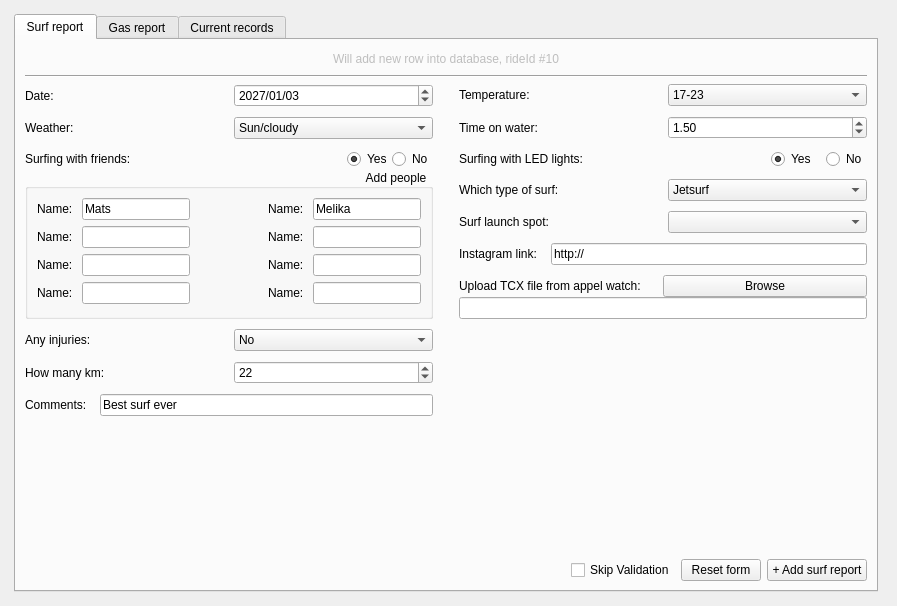
<?xml version="1.0" encoding="UTF-8"?>
<ui version="4.0">
 <class>MainWindow</class>
 <widget class="QMainWindow" name="MainWindow">
  <property name="geometry">
   <rect>
    <x>0</x>
    <y>0</y>
    <width>897</width>
    <height>606</height>
   </rect>
  </property>
  <property name="sizePolicy">
   <sizepolicy hsizetype="Expanding" vsizetype="Expanding">
    <horstretch>0</horstretch>
    <verstretch>0</verstretch>
   </sizepolicy>
  </property>
  <property name="windowTitle">
   <string>Surf report</string>
  </property>
  <widget class="QWidget" name="centralwidget">
   <property name="sizePolicy">
    <sizepolicy hsizetype="Expanding" vsizetype="Expanding">
     <horstretch>0</horstretch>
     <verstretch>0</verstretch>
    </sizepolicy>
   </property>
   <property name="maximumSize">
    <size>
     <width>1000</width>
     <height>800</height>
    </size>
   </property>
   <layout class="QVBoxLayout" name="verticalLayout_2">
    <item>
     <layout class="QVBoxLayout" name="verticalLayout" stretch="0">
      <property name="spacing">
       <number>5</number>
      </property>
      <property name="sizeConstraint">
       <enum>QLayout::SetDefaultConstraint</enum>
      </property>
      <property name="leftMargin">
       <number>5</number>
      </property>
      <property name="topMargin">
       <number>5</number>
      </property>
      <property name="rightMargin">
       <number>10</number>
      </property>
      <property name="bottomMargin">
       <number>5</number>
      </property>
      <item>
       <widget class="QTabWidget" name="tabMain">
        <property name="currentIndex">
         <number>0</number>
        </property>
        <widget class="QWidget" name="tabSurfReport">
         <property name="sizePolicy">
          <sizepolicy hsizetype="Expanding" vsizetype="Expanding">
           <horstretch>0</horstretch>
           <verstretch>0</verstretch>
          </sizepolicy>
         </property>
         <attribute name="title">
          <string>Surf report</string>
         </attribute>
         <layout class="QVBoxLayout" name="verticalLayout_10">
          <item>
           <layout class="QVBoxLayout" name="verticalLayout_6">
            <item>
             <layout class="QHBoxLayout" name="horizontalLayout_21">
              <item>
               <spacer name="horizontalSpacer_10">
                <property name="orientation">
                 <enum>Qt::Horizontal</enum>
                </property>
                <property name="sizeHint" stdset="0">
                 <size>
                  <width>40</width>
                  <height>20</height>
                 </size>
                </property>
               </spacer>
              </item>
              <item>
               <widget class="QLabel" name="labHeader">
                <property name="enabled">
                 <bool>false</bool>
                </property>
                <property name="text">
                 <string>Will add new row into database, rideId #10</string>
                </property>
               </widget>
              </item>
              <item>
               <spacer name="horizontalSpacer_11">
                <property name="orientation">
                 <enum>Qt::Horizontal</enum>
                </property>
                <property name="sizeHint" stdset="0">
                 <size>
                  <width>40</width>
                  <height>20</height>
                 </size>
                </property>
               </spacer>
              </item>
             </layout>
            </item>
            <item>
             <widget class="Line" name="line">
              <property name="orientation">
               <enum>Qt::Horizontal</enum>
              </property>
             </widget>
            </item>
            <item>
             <layout class="QHBoxLayout" name="horizontalLayout_4">
              <item>
               <layout class="QVBoxLayout" name="verticalLayout_3">
                <property name="spacing">
                 <number>10</number>
                </property>
                <item>
                 <layout class="QHBoxLayout" name="horizontalLayout_3">
                  <item>
                   <widget class="QLabel" name="label_2">
                    <property name="text">
                     <string>Date: </string>
                    </property>
                   </widget>
                  </item>
                  <item>
                   <widget class="QDateEdit" name="dateSurfRide">
                    <property name="dateTime">
                     <datetime>
                      <hour>0</hour>
                      <minute>0</minute>
                      <second>0</second>
                      <year>2027</year>
                      <month>1</month>
                      <day>3</day>
                     </datetime>
                    </property>
                    <property name="displayFormat">
                     <string>yyyy/MM/dd</string>
                    </property>
                   </widget>
                  </item>
                 </layout>
                </item>
                <item>
                 <layout class="QHBoxLayout" name="horizontalLayout_2">
                  <item>
                   <widget class="QLabel" name="label">
                    <property name="text">
                     <string>Weather: </string>
                    </property>
                   </widget>
                  </item>
                  <item>
                   <widget class="QComboBox" name="cmbWeather">
                    <item>
                     <property name="text">
                      <string>Sun/cloudy</string>
                     </property>
                    </item>
                    <item>
                     <property name="text">
                      <string/>
                     </property>
                    </item>
                    <item>
                     <property name="text">
                      <string>Sun</string>
                     </property>
                    </item>
                    <item>
                     <property name="text">
                      <string>Cloudy</string>
                     </property>
                    </item>
                    <item>
                     <property name="text">
                      <string>Rain</string>
                     </property>
                    </item>
                    <item>
                     <property name="text">
                      <string>Dark</string>
                     </property>
                    </item>
                   </widget>
                  </item>
                 </layout>
                </item>
                <item>
                 <layout class="QVBoxLayout" name="verticalLayout_8">
                  <property name="spacing">
                   <number>0</number>
                  </property>
                  <item>
                   <layout class="QHBoxLayout" name="horizontalLayout_10">
                    <item>
                     <widget class="QLabel" name="label_8">
                      <property name="text">
                       <string>Surfing with friends: </string>
                      </property>
                     </widget>
                    </item>
                    <item>
                     <spacer name="horizontalSpacer_6">
                      <property name="orientation">
                       <enum>Qt::Horizontal</enum>
                      </property>
                      <property name="sizeHint" stdset="0">
                       <size>
                        <width>40</width>
                        <height>20</height>
                       </size>
                      </property>
                     </spacer>
                    </item>
                    <item>
                     <widget class="QRadioButton" name="rad2Friends">
                      <property name="text">
                       <string>Yes</string>
                      </property>
                      <property name="checked">
                       <bool>true</bool>
                      </property>
                      <attribute name="buttonGroup">
                       <string notr="true">buttonGroup_2</string>
                      </attribute>
                     </widget>
                    </item>
                    <item>
                     <widget class="QRadioButton" name="rad1Friends">
                      <property name="text">
                       <string>No</string>
                      </property>
                      <attribute name="buttonGroup">
                       <string notr="true">buttonGroup_2</string>
                      </attribute>
                     </widget>
                    </item>
                   </layout>
                  </item>
                  <item>
                   <widget class="QGroupBox" name="gboxAddPeople">
                    <property name="enabled">
                     <bool>true</bool>
                    </property>
                    <property name="sizePolicy">
                     <sizepolicy hsizetype="Preferred" vsizetype="Fixed">
                      <horstretch>0</horstretch>
                      <verstretch>0</verstretch>
                     </sizepolicy>
                    </property>
                    <property name="minimumSize">
                     <size>
                      <width>0</width>
                      <height>150</height>
                     </size>
                    </property>
                    <property name="title">
                     <string>  Add people  </string>
                    </property>
                    <property name="alignment">
                     <set>Qt::AlignRight|Qt::AlignTrailing|Qt::AlignVCenter</set>
                    </property>
                    <layout class="QVBoxLayout" name="verticalLayout_11">
                     <item>
                      <layout class="QHBoxLayout" name="horizontalLayout_19">
                       <item>
                        <widget class="QLabel" name="label_23">
                         <property name="text">
                          <string>Name: </string>
                         </property>
                        </widget>
                       </item>
                       <item>
                        <widget class="QLineEdit" name="txtFriend1">
                         <property name="text">
                          <string>Mats</string>
                         </property>
                        </widget>
                       </item>
                       <item>
                        <spacer name="horizontalSpacer_7">
                         <property name="orientation">
                          <enum>Qt::Horizontal</enum>
                         </property>
                         <property name="sizeHint" stdset="0">
                          <size>
                           <width>40</width>
                           <height>20</height>
                          </size>
                         </property>
                        </spacer>
                       </item>
                       <item>
                        <widget class="QLabel" name="label_16">
                         <property name="text">
                          <string>Name: </string>
                         </property>
                        </widget>
                       </item>
                       <item>
                        <widget class="QLineEdit" name="txtFriend2">
                         <property name="text">
                          <string>Melika</string>
                         </property>
                        </widget>
                       </item>
                      </layout>
                     </item>
                     <item>
                      <layout class="QHBoxLayout" name="horizontalLayout_20">
                       <item>
                        <widget class="QLabel" name="label_24">
                         <property name="text">
                          <string>Name: </string>
                         </property>
                        </widget>
                       </item>
                       <item>
                        <widget class="QLineEdit" name="txtFriend3">
                         <property name="sizePolicy">
                          <sizepolicy hsizetype="Expanding" vsizetype="Fixed">
                           <horstretch>0</horstretch>
                           <verstretch>0</verstretch>
                          </sizepolicy>
                         </property>
                        </widget>
                       </item>
                       <item>
                        <spacer name="horizontalSpacer_8">
                         <property name="orientation">
                          <enum>Qt::Horizontal</enum>
                         </property>
                         <property name="sizeHint" stdset="0">
                          <size>
                           <width>40</width>
                           <height>20</height>
                          </size>
                         </property>
                        </spacer>
                       </item>
                       <item>
                        <widget class="QLabel" name="label_20">
                         <property name="text">
                          <string>Name: </string>
                         </property>
                        </widget>
                       </item>
                       <item>
                        <widget class="QLineEdit" name="txtFriend4"/>
                       </item>
                      </layout>
                     </item>
                     <item>
                      <layout class="QHBoxLayout" name="horizontalLayout_24">
                       <item>
                        <widget class="QLabel" name="label_25">
                         <property name="text">
                          <string>Name: </string>
                         </property>
                        </widget>
                       </item>
                       <item>
                        <widget class="QLineEdit" name="txtFriend5">
                         <property name="sizePolicy">
                          <sizepolicy hsizetype="Expanding" vsizetype="Fixed">
                           <horstretch>0</horstretch>
                           <verstretch>0</verstretch>
                          </sizepolicy>
                         </property>
                        </widget>
                       </item>
                       <item>
                        <spacer name="horizontalSpacer_9">
                         <property name="orientation">
                          <enum>Qt::Horizontal</enum>
                         </property>
                         <property name="sizeHint" stdset="0">
                          <size>
                           <width>40</width>
                           <height>20</height>
                          </size>
                         </property>
                        </spacer>
                       </item>
                       <item>
                        <widget class="QLabel" name="label_21">
                         <property name="text">
                          <string>Name: </string>
                         </property>
                        </widget>
                       </item>
                       <item>
                        <widget class="QLineEdit" name="txtFriend6">
                         <property name="sizePolicy">
                          <sizepolicy hsizetype="Expanding" vsizetype="Fixed">
                           <horstretch>0</horstretch>
                           <verstretch>0</verstretch>
                          </sizepolicy>
                         </property>
                        </widget>
                       </item>
                      </layout>
                     </item>
                     <item>
                      <layout class="QHBoxLayout" name="horizontalLayout_25">
                       <item>
                        <widget class="QLabel" name="label_26">
                         <property name="text">
                          <string>Name: </string>
                         </property>
                        </widget>
                       </item>
                       <item>
                        <widget class="QLineEdit" name="txtFriend7">
                         <property name="sizePolicy">
                          <sizepolicy hsizetype="Expanding" vsizetype="Fixed">
                           <horstretch>0</horstretch>
                           <verstretch>0</verstretch>
                          </sizepolicy>
                         </property>
                        </widget>
                       </item>
                       <item>
                        <spacer name="horizontalSpacer_12">
                         <property name="orientation">
                          <enum>Qt::Horizontal</enum>
                         </property>
                         <property name="sizeHint" stdset="0">
                          <size>
                           <width>40</width>
                           <height>20</height>
                          </size>
                         </property>
                        </spacer>
                       </item>
                       <item>
                        <widget class="QLabel" name="label_22">
                         <property name="text">
                          <string>Name: </string>
                         </property>
                        </widget>
                       </item>
                       <item>
                        <widget class="QLineEdit" name="txtFriend8">
                         <property name="sizePolicy">
                          <sizepolicy hsizetype="Expanding" vsizetype="Fixed">
                           <horstretch>0</horstretch>
                           <verstretch>0</verstretch>
                          </sizepolicy>
                         </property>
                        </widget>
                       </item>
                      </layout>
                     </item>
                    </layout>
                   </widget>
                  </item>
                 </layout>
                </item>
                <item>
                 <layout class="QHBoxLayout" name="horizontalLayout_12">
                  <item>
                   <widget class="QLabel" name="label_10">
                    <property name="text">
                     <string>Any injuries: </string>
                    </property>
                   </widget>
                  </item>
                  <item>
                   <widget class="QComboBox" name="cmbAnyInjuries">
                    <item>
                     <property name="text">
                      <string>No</string>
                     </property>
                    </item>
                    <item>
                     <property name="text">
                      <string/>
                     </property>
                    </item>
                    <item>
                     <property name="text">
                      <string>Not so bad</string>
                     </property>
                    </item>
                    <item>
                     <property name="text">
                      <string>Bad</string>
                     </property>
                    </item>
                    <item>
                     <property name="text">
                      <string>Really bad</string>
                     </property>
                    </item>
                   </widget>
                  </item>
                 </layout>
                </item>
                <item>
                 <layout class="QHBoxLayout" name="horizontalLayout_14">
                  <item>
                   <widget class="QLabel" name="label_12">
                    <property name="text">
                     <string>How many km: </string>
                    </property>
                   </widget>
                  </item>
                  <item>
                   <widget class="QSpinBox" name="spnDistance">
                    <property name="maximum">
                     <number>1000</number>
                    </property>
                    <property name="value">
                     <number>22</number>
                    </property>
                   </widget>
                  </item>
                 </layout>
                </item>
                <item>
                 <layout class="QHBoxLayout" name="horizontalLayout_16">
                  <item>
                   <widget class="QLabel" name="label_14">
                    <property name="text">
                     <string>Comments: </string>
                    </property>
                   </widget>
                  </item>
                  <item>
                   <widget class="QLineEdit" name="txtComment">
                    <property name="text">
                     <string>Best surf ever</string>
                    </property>
                   </widget>
                  </item>
                 </layout>
                </item>
                <item>
                 <spacer name="verticalSpacer">
                  <property name="orientation">
                   <enum>Qt::Vertical</enum>
                  </property>
                  <property name="sizeHint" stdset="0">
                   <size>
                    <width>20</width>
                    <height>40</height>
                   </size>
                  </property>
                 </spacer>
                </item>
               </layout>
              </item>
              <item>
               <spacer name="horizontalSpacer_2">
                <property name="orientation">
                 <enum>Qt::Horizontal</enum>
                </property>
                <property name="sizeType">
                 <enum>QSizePolicy::Fixed</enum>
                </property>
                <property name="sizeHint" stdset="0">
                 <size>
                  <width>20</width>
                  <height>20</height>
                 </size>
                </property>
               </spacer>
              </item>
              <item>
               <layout class="QVBoxLayout" name="verticalLayout_4">
                <property name="spacing">
                 <number>10</number>
                </property>
                <item>
                 <layout class="QHBoxLayout" name="horizontalLayout_5">
                  <item>
                   <widget class="QLabel" name="label_3">
                    <property name="text">
                     <string>Temperature: </string>
                    </property>
                   </widget>
                  </item>
                  <item>
                   <widget class="QComboBox" name="cmbTemperature">
                    <item>
                     <property name="text">
                      <string>17-23</string>
                     </property>
                    </item>
                    <item>
                     <property name="text">
                      <string/>
                     </property>
                    </item>
                    <item>
                     <property name="text">
                      <string>Below 0</string>
                     </property>
                    </item>
                    <item>
                     <property name="text">
                      <string>0-5</string>
                     </property>
                    </item>
                    <item>
                     <property name="text">
                      <string>5-12</string>
                     </property>
                    </item>
                    <item>
                     <property name="text">
                      <string>12-17</string>
                     </property>
                    </item>
                    <item>
                     <property name="text">
                      <string>23 and over</string>
                     </property>
                    </item>
                   </widget>
                  </item>
                 </layout>
                </item>
                <item>
                 <layout class="QHBoxLayout" name="horizontalLayout_6">
                  <item>
                   <widget class="QLabel" name="label_4">
                    <property name="text">
                     <string>Time on water: </string>
                    </property>
                   </widget>
                  </item>
                  <item>
                   <widget class="QDoubleSpinBox" name="spnTimeOnWater">
                    <property name="value">
                     <double>1.500000000000000</double>
                    </property>
                   </widget>
                  </item>
                 </layout>
                </item>
                <item>
                 <layout class="QHBoxLayout" name="horizontalLayout_11">
                  <item>
                   <widget class="QLabel" name="label_9">
                    <property name="text">
                     <string>Surfing with LED lights: </string>
                    </property>
                   </widget>
                  </item>
                  <item>
                   <spacer name="horizontalSpacer_4">
                    <property name="orientation">
                     <enum>Qt::Horizontal</enum>
                    </property>
                    <property name="sizeHint" stdset="0">
                     <size>
                      <width>40</width>
                      <height>20</height>
                     </size>
                    </property>
                   </spacer>
                  </item>
                  <item>
                   <widget class="QRadioButton" name="rad2LedLight">
                    <property name="text">
                     <string>Yes</string>
                    </property>
                    <property name="checked">
                     <bool>true</bool>
                    </property>
                    <attribute name="buttonGroup">
                     <string notr="true">buttonGroup</string>
                    </attribute>
                   </widget>
                  </item>
                  <item>
                   <widget class="QRadioButton" name="rad1LedLight">
                    <property name="text">
                     <string>No</string>
                    </property>
                    <attribute name="buttonGroup">
                     <string notr="true">buttonGroup</string>
                    </attribute>
                   </widget>
                  </item>
                 </layout>
                </item>
                <item>
                 <layout class="QHBoxLayout" name="horizontalLayout_13">
                  <item>
                   <widget class="QLabel" name="label_11">
                    <property name="text">
                     <string>Which type of surf: </string>
                    </property>
                   </widget>
                  </item>
                  <item>
                   <widget class="QComboBox" name="cmbSurfType">
                    <item>
                     <property name="text">
                      <string>Jetsurf</string>
                     </property>
                    </item>
                    <item>
                     <property name="text">
                      <string/>
                     </property>
                    </item>
                    <item>
                     <property name="text">
                      <string>Radinn</string>
                     </property>
                    </item>
                    <item>
                     <property name="text">
                      <string>Liftfoil</string>
                     </property>
                    </item>
                    <item>
                     <property name="text">
                      <string>Wakeboard</string>
                     </property>
                    </item>
                    <item>
                     <property name="text">
                      <string>Kiteboard</string>
                     </property>
                    </item>
                   </widget>
                  </item>
                 </layout>
                </item>
                <item>
                 <layout class="QHBoxLayout" name="horizontalLayout_15">
                  <item>
                   <widget class="QLabel" name="label_13">
                    <property name="text">
                     <string>Surf launch spot: </string>
                    </property>
                   </widget>
                  </item>
                  <item>
                   <widget class="QComboBox" name="cmbStartPoint">
                    <item>
                     <property name="text">
                      <string/>
                     </property>
                    </item>
                    <item>
                     <property name="text">
                      <string>Add location</string>
                     </property>
                    </item>
                   </widget>
                  </item>
                 </layout>
                </item>
                <item>
                 <layout class="QHBoxLayout" name="horizontalLayout_22">
                  <item>
                   <widget class="QLabel" name="label_18">
                    <property name="text">
                     <string>Instagram link: </string>
                    </property>
                   </widget>
                  </item>
                  <item>
                   <widget class="QLineEdit" name="txtInstaLink">
                    <property name="text">
                     <string>http://</string>
                    </property>
                   </widget>
                  </item>
                 </layout>
                </item>
                <item>
                 <layout class="QVBoxLayout" name="verticalLayout_9">
                  <property name="spacing">
                   <number>0</number>
                  </property>
                  <item>
                   <layout class="QHBoxLayout" name="horizontalLayout_23">
                    <item>
                     <widget class="QLabel" name="label_19">
                      <property name="text">
                       <string>Upload TCX file from appel watch: </string>
                      </property>
                     </widget>
                    </item>
                    <item>
                     <widget class="QPushButton" name="btnBrowseCtx">
                      <property name="text">
                       <string>Browse</string>
                      </property>
                     </widget>
                    </item>
                   </layout>
                  </item>
                  <item>
                   <widget class="QLineEdit" name="txtCtxPath">
                    <property name="text">
                     <string/>
                    </property>
                   </widget>
                  </item>
                 </layout>
                </item>
                <item>
                 <spacer name="verticalSpacer_2">
                  <property name="orientation">
                   <enum>Qt::Vertical</enum>
                  </property>
                  <property name="sizeHint" stdset="0">
                   <size>
                    <width>20</width>
                    <height>40</height>
                   </size>
                  </property>
                 </spacer>
                </item>
               </layout>
              </item>
             </layout>
            </item>
            <item>
             <spacer name="verticalSpacer_4">
              <property name="orientation">
               <enum>Qt::Vertical</enum>
              </property>
              <property name="sizeHint" stdset="0">
               <size>
                <width>20</width>
                <height>40</height>
               </size>
              </property>
             </spacer>
            </item>
            <item>
             <layout class="QHBoxLayout" name="horizontalLayout">
              <item>
               <spacer name="horizontalSpacer">
                <property name="orientation">
                 <enum>Qt::Horizontal</enum>
                </property>
                <property name="sizeHint" stdset="0">
                 <size>
                  <width>40</width>
                  <height>20</height>
                 </size>
                </property>
               </spacer>
              </item>
              <item>
               <widget class="QCheckBox" name="chkSkip">
                <property name="text">
                 <string>Skip Validation</string>
                </property>
               </widget>
              </item>
              <item>
               <widget class="QPushButton" name="btnReset">
                <property name="text">
                 <string>Reset form</string>
                </property>
               </widget>
              </item>
              <item>
               <widget class="QPushButton" name="btnSendSurfReport">
                <property name="minimumSize">
                 <size>
                  <width>100</width>
                  <height>0</height>
                 </size>
                </property>
                <property name="styleSheet">
                 <string notr="true"/>
                </property>
                <property name="text">
                 <string>+ Add surf report</string>
                </property>
               </widget>
              </item>
             </layout>
            </item>
           </layout>
          </item>
         </layout>
        </widget>
        <widget class="QWidget" name="tabGasReport">
         <property name="sizePolicy">
          <sizepolicy hsizetype="Expanding" vsizetype="Expanding">
           <horstretch>0</horstretch>
           <verstretch>0</verstretch>
          </sizepolicy>
         </property>
         <attribute name="title">
          <string>Gas report</string>
         </attribute>
         <layout class="QVBoxLayout" name="verticalLayout_12">
          <item>
           <layout class="QVBoxLayout" name="verticalLayout_7">
            <item>
             <layout class="QHBoxLayout" name="horizontalLayout_17">
              <item>
               <layout class="QVBoxLayout" name="verticalLayout_5">
                <property name="spacing">
                 <number>10</number>
                </property>
                <item>
                 <layout class="QHBoxLayout" name="horizontalLayout_7">
                  <item>
                   <widget class="QLabel" name="label_5">
                    <property name="text">
                     <string>Date: </string>
                    </property>
                   </widget>
                  </item>
                  <item>
                   <widget class="QDateEdit" name="dateGas">
                    <property name="dateTime">
                     <datetime>
                      <hour>0</hour>
                      <minute>0</minute>
                      <second>0</second>
                      <year>2027</year>
                      <month>1</month>
                      <day>2</day>
                     </datetime>
                    </property>
                    <property name="displayFormat">
                     <string>yyyy/MM/dd</string>
                    </property>
                   </widget>
                  </item>
                 </layout>
                </item>
                <item>
                 <layout class="QHBoxLayout" name="horizontalLayout_8">
                  <item>
                   <widget class="QLabel" name="label_6">
                    <property name="text">
                     <string>Liters: </string>
                    </property>
                   </widget>
                  </item>
                  <item>
                   <widget class="QSpinBox" name="spnLiter">
                    <property name="value">
                     <number>5</number>
                    </property>
                   </widget>
                  </item>
                 </layout>
                </item>
                <item>
                 <layout class="QHBoxLayout" name="horizontalLayout_9">
                  <item>
                   <widget class="QLabel" name="label_7">
                    <property name="text">
                     <string>Cost: </string>
                    </property>
                   </widget>
                  </item>
                  <item>
                   <widget class="QSpinBox" name="spnCost">
                    <property name="maximum">
                     <number>1000</number>
                    </property>
                    <property name="value">
                     <number>259</number>
                    </property>
                   </widget>
                  </item>
                 </layout>
                </item>
                <item>
                 <spacer name="verticalSpacer_3">
                  <property name="orientation">
                   <enum>Qt::Vertical</enum>
                  </property>
                  <property name="sizeHint" stdset="0">
                   <size>
                    <width>20</width>
                    <height>40</height>
                   </size>
                  </property>
                 </spacer>
                </item>
                <item>
                 <layout class="QHBoxLayout" name="horizontalLayout_28">
                  <item>
                   <widget class="QLabel" name="label_28">
                    <property name="font">
                     <font>
                      <weight>50</weight>
                      <bold>false</bold>
                     </font>
                    </property>
                    <property name="text">
                     <string>Total liters:</string>
                    </property>
                   </widget>
                  </item>
                  <item>
                   <spacer name="horizontalSpacer_15">
                    <property name="orientation">
                     <enum>Qt::Horizontal</enum>
                    </property>
                    <property name="sizeHint" stdset="0">
                     <size>
                      <width>40</width>
                      <height>20</height>
                     </size>
                    </property>
                   </spacer>
                  </item>
                  <item>
                   <widget class="QLabel" name="labLiters">
                    <property name="text">
                     <string>liters</string>
                    </property>
                   </widget>
                  </item>
                 </layout>
                </item>
                <item>
                 <layout class="QHBoxLayout" name="horizontalLayout_27">
                  <item>
                   <widget class="QLabel" name="label_17">
                    <property name="font">
                     <font>
                      <weight>50</weight>
                      <bold>false</bold>
                     </font>
                    </property>
                    <property name="text">
                     <string>Total cost</string>
                    </property>
                   </widget>
                  </item>
                  <item>
                   <spacer name="horizontalSpacer_14">
                    <property name="orientation">
                     <enum>Qt::Horizontal</enum>
                    </property>
                    <property name="sizeHint" stdset="0">
                     <size>
                      <width>40</width>
                      <height>20</height>
                     </size>
                    </property>
                   </spacer>
                  </item>
                  <item>
                   <widget class="QLabel" name="labCost">
                    <property name="text">
                     <string>kr</string>
                    </property>
                   </widget>
                  </item>
                 </layout>
                </item>
               </layout>
              </item>
              <item>
               <spacer name="horizontalSpacer_13">
                <property name="orientation">
                 <enum>Qt::Horizontal</enum>
                </property>
                <property name="sizeType">
                 <enum>QSizePolicy::Fixed</enum>
                </property>
                <property name="sizeHint" stdset="0">
                 <size>
                  <width>40</width>
                  <height>20</height>
                 </size>
                </property>
               </spacer>
              </item>
              <item>
               <widget class="QTableWidget" name="tabletGas_2">
                <property name="editTriggers">
                 <set>QAbstractItemView::NoEditTriggers</set>
                </property>
               </widget>
              </item>
              <item>
               <spacer name="horizontalSpacer_3">
                <property name="orientation">
                 <enum>Qt::Horizontal</enum>
                </property>
                <property name="sizeHint" stdset="0">
                 <size>
                  <width>40</width>
                  <height>20</height>
                 </size>
                </property>
               </spacer>
              </item>
             </layout>
            </item>
            <item>
             <layout class="QHBoxLayout" name="horizontalLayout_18">
              <item>
               <spacer name="horizontalSpacer_5">
                <property name="orientation">
                 <enum>Qt::Horizontal</enum>
                </property>
                <property name="sizeHint" stdset="0">
                 <size>
                  <width>40</width>
                  <height>20</height>
                 </size>
                </property>
               </spacer>
              </item>
              <item>
               <widget class="QPushButton" name="btnSendGasReport">
                <property name="text">
                 <string>Send gas report</string>
                </property>
               </widget>
              </item>
             </layout>
            </item>
           </layout>
          </item>
         </layout>
        </widget>
        <widget class="QWidget" name="tabRecords">
         <attribute name="title">
          <string>Current records</string>
         </attribute>
         <layout class="QVBoxLayout" name="verticalLayout_13">
          <item>
           <widget class="QTabWidget" name="tabTables">
            <property name="currentIndex">
             <number>0</number>
            </property>
            <widget class="QWidget" name="tabRide">
             <attribute name="title">
              <string>Rides table</string>
             </attribute>
             <layout class="QVBoxLayout" name="verticalLayout_14">
              <item>
               <widget class="QLabel" name="label_15">
                <property name="text">
                 <string>Double-click to edit</string>
                </property>
               </widget>
              </item>
              <item>
               <widget class="QTableWidget" name="tabletRides">
                <property name="editTriggers">
                 <set>QAbstractItemView::NoEditTriggers</set>
                </property>
               </widget>
              </item>
             </layout>
            </widget>
           </widget>
          </item>
         </layout>
        </widget>
       </widget>
      </item>
     </layout>
    </item>
   </layout>
  </widget>
 </widget>
 <resources/>
 <connections/>
 <buttongroups>
  <buttongroup name="buttonGroup_2"/>
  <buttongroup name="buttonGroup"/>
 </buttongroups>
</ui>
